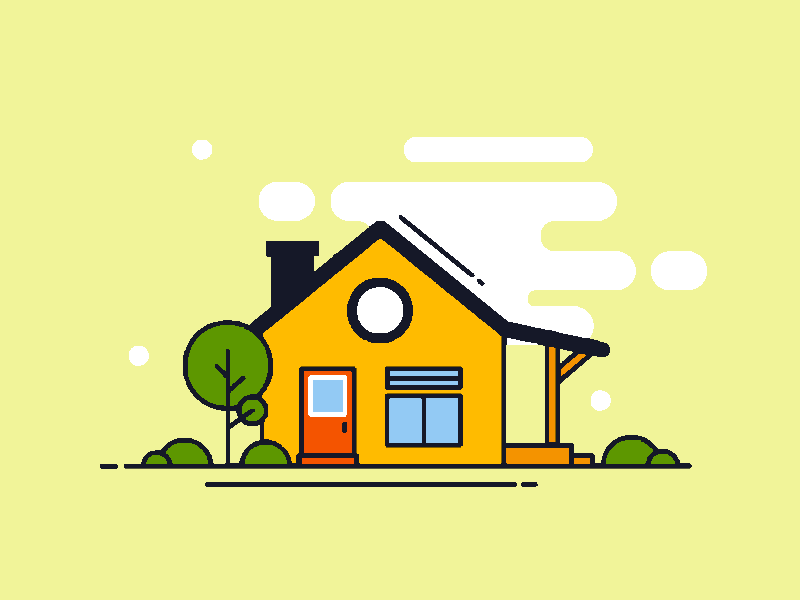
#> input picture outputs/outmario.png, 800 x 600 px
$ python 'border detection.py'
#> lines starting #> are read from the running program, lines starting #| are printed output that depends on the picture; after the words box and inside, x2 and y2 are one past the last pixel; in counts of white or black regions, pixels touching at a corner belong together
from PIL import Image, ImageFilter, ImageEnhance
import numpy as np

image = Image.open('outputs/outmario.png')
#> image is the input picture: PIL image 800x600 RGB; mean R, G, B 227.9, 226.9, 143.4

image.show()
print(image.size)
#| (800, 600)
#pixels = image.load()
#test2 outlining the image
width, height = image.size
#> width = 800; height = 600
print(width,height)
#| 800 600
previousColor = ()
outline = []
rgb = image.convert('RGB')
for y in range(height):
   for x in range(width):
    currentColor = rgb.getpixel((x,y))
    if currentColor != previousColor:
        outline.append((x,y))
        previousColor = currentColor
#> after the loop, outline = 4399 pairs, first value 0 to 707, second value 0 to 486; previousColor = (241, 244, 153)
for x in range(width):
   for y in range(height):
    currentColor = rgb.getpixel((x,y))
    if currentColor != previousColor:
        outline.append((x,y))
        previousColor = currentColor
#> after the loop, outline = 11697 pairs, first value 0 to 707, second value 0 to 487

outimg = Image.new(image.mode,image.size)
#> outimg: PIL image 800x600 RGB; every value is 0
#newim.show()
for y in range(height):
   for x in range(width):
      outimg.putpixel((x,y),(255,255,255))
#> outimg: PIL image 800x600 RGB; every value is 255
for i in outline:
   outimg.putpixel(i, (0, 0, 0))
#> this loop made 11697 passes
#> i on passes 1 to 3: (0, 0), (412, 137), (584, 137)
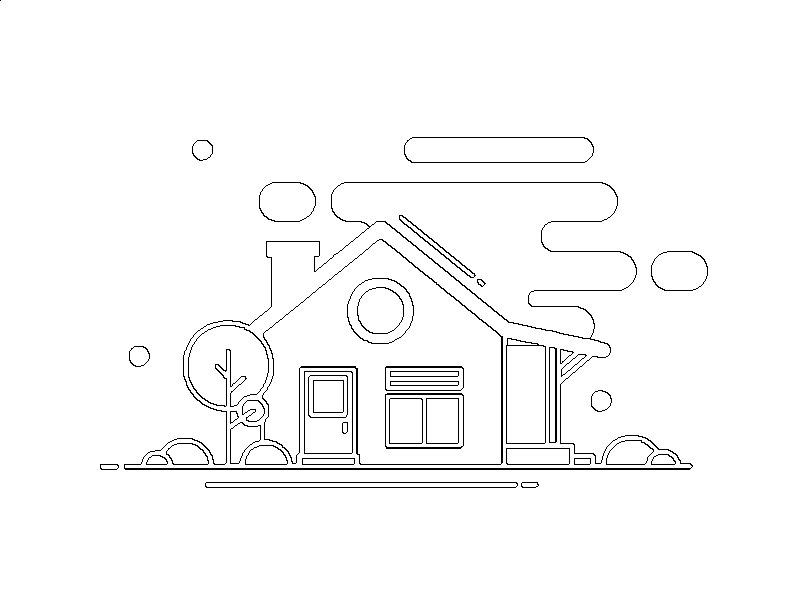
#> outimg: PIL image 800x600 RGB; 97.7% white; black in thin lines or dots, all inside (x1, y1, x2, y2) = (0, 0, 708, 488)
ImageEnhance.Sharpness(outimg).enhance(1.6)
outimg.show()
outimg.save("outputs/outlinedmario.png")
